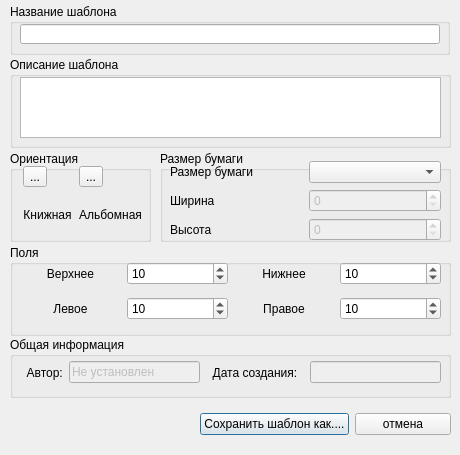
<?xml version="1.0" encoding="UTF-8"?>
<ui version="4.0">
 <class>AddTemplate</class>
 <widget class="QDialog" name="AddTemplate">
  <property name="windowModality">
   <enum>Qt::WindowModal</enum>
  </property>
  <property name="geometry">
   <rect>
    <x>0</x>
    <y>0</y>
    <width>460</width>
    <height>455</height>
   </rect>
  </property>
  <property name="windowTitle">
   <string>Создание нового пользовательского шаблона</string>
  </property>
  <property name="modal">
   <bool>true</bool>
  </property>
  <widget class="QGroupBox" name="t_descGBox">
   <property name="geometry">
    <rect>
     <x>10</x>
     <y>57</y>
     <width>441</width>
     <height>91</height>
    </rect>
   </property>
   <property name="title">
    <string>Описание шаблона</string>
   </property>
   <widget class="QWidget" name="horizontalLayoutWidget">
    <property name="geometry">
     <rect>
      <x>10</x>
      <y>20</y>
      <width>421</width>
      <height>61</height>
     </rect>
    </property>
    <layout class="QHBoxLayout" name="horizontalLayout">
     <item>
      <widget class="QPlainTextEdit" name="descTextEdit">
       <property name="centerOnScroll">
        <bool>true</bool>
       </property>
      </widget>
     </item>
    </layout>
   </widget>
  </widget>
  <widget class="QWidget" name="horizontalLayoutWidget_2">
   <property name="geometry">
    <rect>
     <x>200</x>
     <y>404</y>
     <width>251</width>
     <height>41</height>
    </rect>
   </property>
   <layout class="QHBoxLayout" name="horizontalLayout_2">
    <item>
     <widget class="QPushButton" name="addBtn">
      <property name="text">
       <string>Сохранить шаблон как....</string>
      </property>
     </widget>
    </item>
    <item>
     <widget class="QPushButton" name="cancelBtn">
      <property name="text">
       <string>отмена</string>
      </property>
     </widget>
    </item>
   </layout>
  </widget>
  <widget class="QGroupBox" name="t_nameGBox">
   <property name="geometry">
    <rect>
     <x>10</x>
     <y>4</y>
     <width>440</width>
     <height>51</height>
    </rect>
   </property>
   <property name="title">
    <string>Название шаблона</string>
   </property>
   <widget class="QLineEdit" name="t_name_lineEd">
    <property name="geometry">
     <rect>
      <x>10</x>
      <y>20</y>
      <width>420</width>
      <height>20</height>
     </rect>
    </property>
   </widget>
  </widget>
  <widget class="QGroupBox" name="groupBox_4">
   <property name="geometry">
    <rect>
     <x>10</x>
     <y>337</y>
     <width>441</width>
     <height>61</height>
    </rect>
   </property>
   <property name="title">
    <string>Общая информация</string>
   </property>
   <widget class="QWidget" name="horizontalLayoutWidget_3">
    <property name="geometry">
     <rect>
      <x>10</x>
      <y>20</y>
      <width>421</width>
      <height>31</height>
     </rect>
    </property>
    <layout class="QHBoxLayout" name="horizontalLayout_3">
     <item>
      <widget class="QLabel" name="label">
       <property name="text">
        <string>  Автор:</string>
       </property>
      </widget>
     </item>
     <item>
      <widget class="QLineEdit" name="author_lineEd">
       <property name="enabled">
        <bool>false</bool>
       </property>
       <property name="text">
        <string>Не установлен</string>
       </property>
       <property name="readOnly">
        <bool>true</bool>
       </property>
      </widget>
     </item>
     <item>
      <widget class="QLabel" name="label_3">
       <property name="text">
        <string>  Дата создания:  </string>
       </property>
      </widget>
     </item>
     <item>
      <widget class="QLineEdit" name="date_lineEd">
       <property name="enabled">
        <bool>false</bool>
       </property>
       <property name="readOnly">
        <bool>true</bool>
       </property>
      </widget>
     </item>
    </layout>
   </widget>
  </widget>
  <widget class="QGroupBox" name="page_orientGBox">
   <property name="geometry">
    <rect>
     <x>10</x>
     <y>151</y>
     <width>141</width>
     <height>91</height>
    </rect>
   </property>
   <property name="title">
    <string>Ориентация</string>
   </property>
   <widget class="QWidget" name="formLayoutWidget">
    <property name="geometry">
     <rect>
      <x>12</x>
      <y>15</y>
      <width>121</width>
      <height>71</height>
     </rect>
    </property>
    <layout class="QGridLayout" name="gridLayout_2">
     <item row="0" column="0">
      <widget class="QToolButton" name="portretBtn">
       <property name="text">
        <string>...</string>
       </property>
       <property name="icon">
        <iconset resource="images.qrc">
         <normaloff>:/portret.png</normaloff>:/portret.png</iconset>
       </property>
       <property name="iconSize">
        <size>
         <width>32</width>
         <height>32</height>
        </size>
       </property>
       <property name="checkable">
        <bool>true</bool>
       </property>
       <property name="checked">
        <bool>false</bool>
       </property>
       <attribute name="buttonGroup">
        <string>orient_BtnGroup</string>
       </attribute>
      </widget>
     </item>
     <item row="0" column="1">
      <widget class="QToolButton" name="landscapeBtn">
       <property name="text">
        <string>...</string>
       </property>
       <property name="icon">
        <iconset resource="images.qrc">
         <normaloff>:/landscape.png</normaloff>:/landscape.png</iconset>
       </property>
       <property name="iconSize">
        <size>
         <width>32</width>
         <height>32</height>
        </size>
       </property>
       <property name="checkable">
        <bool>true</bool>
       </property>
       <property name="autoRaise">
        <bool>false</bool>
       </property>
       <attribute name="buttonGroup">
        <string>orient_BtnGroup</string>
       </attribute>
      </widget>
     </item>
     <item row="1" column="0">
      <widget class="QLabel" name="p_orient_label">
       <property name="font">
        <font>
         <family>Tahoma</family>
        </font>
       </property>
       <property name="text">
        <string>Книжная</string>
       </property>
       <property name="alignment">
        <set>Qt::AlignCenter</set>
       </property>
      </widget>
     </item>
     <item row="1" column="1">
      <widget class="QLabel" name="l_orient_label">
       <property name="font">
        <font>
         <family>Tahoma</family>
        </font>
       </property>
       <property name="text">
        <string>Альбомная</string>
       </property>
       <property name="alignment">
        <set>Qt::AlignCenter</set>
       </property>
      </widget>
     </item>
    </layout>
   </widget>
  </widget>
  <widget class="QGroupBox" name="marginGBox">
   <property name="geometry">
    <rect>
     <x>10</x>
     <y>245</y>
     <width>441</width>
     <height>91</height>
    </rect>
   </property>
   <property name="title">
    <string>Поля</string>
   </property>
   <widget class="QWidget" name="gridLayoutWidget">
    <property name="geometry">
     <rect>
      <x>10</x>
      <y>11</y>
      <width>421</width>
      <height>71</height>
     </rect>
    </property>
    <layout class="QGridLayout" name="gridLayout">
     <item row="0" column="0">
      <widget class="QLabel" name="label_2">
       <property name="text">
        <string>Верхнее</string>
       </property>
       <property name="alignment">
        <set>Qt::AlignCenter</set>
       </property>
      </widget>
     </item>
     <item row="1" column="0">
      <widget class="QLabel" name="label_4">
       <property name="text">
        <string>Левое</string>
       </property>
       <property name="alignment">
        <set>Qt::AlignCenter</set>
       </property>
      </widget>
     </item>
     <item row="0" column="2">
      <widget class="QLabel" name="label_5">
       <property name="text">
        <string>Нижнее</string>
       </property>
       <property name="alignment">
        <set>Qt::AlignCenter</set>
       </property>
      </widget>
     </item>
     <item row="1" column="2">
      <widget class="QLabel" name="label_6">
       <property name="text">
        <string>Правое</string>
       </property>
       <property name="alignment">
        <set>Qt::AlignCenter</set>
       </property>
      </widget>
     </item>
     <item row="0" column="1">
      <widget class="QSpinBox" name="margin_topSpBox">
       <property name="value">
        <number>10</number>
       </property>
      </widget>
     </item>
     <item row="0" column="3">
      <widget class="QSpinBox" name="margin_bottomSBox">
       <property name="value">
        <number>10</number>
       </property>
      </widget>
     </item>
     <item row="1" column="1">
      <widget class="QSpinBox" name="margin_leftSpBox">
       <property name="value">
        <number>10</number>
       </property>
      </widget>
     </item>
     <item row="1" column="3">
      <widget class="QSpinBox" name="margin_rightSpBox">
       <property name="value">
        <number>10</number>
       </property>
      </widget>
     </item>
    </layout>
   </widget>
  </widget>
  <widget class="QGroupBox" name="page_sizeGBox">
   <property name="geometry">
    <rect>
     <x>160</x>
     <y>151</y>
     <width>291</width>
     <height>91</height>
    </rect>
   </property>
   <property name="title">
    <string>Размер бумаги</string>
   </property>
   <widget class="QWidget" name="gridLayoutWidget_3">
    <property name="geometry">
     <rect>
      <x>10</x>
      <y>10</y>
      <width>271</width>
      <height>80</height>
     </rect>
    </property>
    <layout class="QGridLayout" name="gridLayout_4">
     <item row="0" column="0">
      <widget class="QLabel" name="label_10">
       <property name="text">
        <string>Размер бумаги</string>
       </property>
      </widget>
     </item>
     <item row="0" column="1">
      <widget class="QComboBox" name="pageSizeCBox"/>
     </item>
     <item row="1" column="0">
      <widget class="QLabel" name="label_9">
       <property name="text">
        <string>Ширина</string>
       </property>
      </widget>
     </item>
     <item row="2" column="0">
      <widget class="QLabel" name="label_11">
       <property name="text">
        <string>Высота</string>
       </property>
      </widget>
     </item>
     <item row="1" column="1">
      <widget class="QSpinBox" name="p_heightSpBox">
       <property name="enabled">
        <bool>false</bool>
       </property>
      </widget>
     </item>
     <item row="2" column="1">
      <widget class="QSpinBox" name="p_widthSpBox">
       <property name="enabled">
        <bool>false</bool>
       </property>
      </widget>
     </item>
    </layout>
   </widget>
  </widget>
 </widget>
 <tabstops>
  <tabstop>t_name_lineEd</tabstop>
  <tabstop>descTextEdit</tabstop>
  <tabstop>portretBtn</tabstop>
  <tabstop>landscapeBtn</tabstop>
  <tabstop>pageSizeCBox</tabstop>
  <tabstop>margin_topSpBox</tabstop>
  <tabstop>margin_leftSpBox</tabstop>
  <tabstop>margin_bottomSBox</tabstop>
  <tabstop>margin_rightSpBox</tabstop>
  <tabstop>addBtn</tabstop>
  <tabstop>cancelBtn</tabstop>
  <tabstop>date_lineEd</tabstop>
  <tabstop>author_lineEd</tabstop>
  <tabstop>p_heightSpBox</tabstop>
  <tabstop>p_widthSpBox</tabstop>
 </tabstops>
 <resources>
  <include location="images.qrc"/>
 </resources>
 <connections>
  <connection>
   <sender>cancelBtn</sender>
   <signal>clicked()</signal>
   <receiver>AddTemplate</receiver>
   <slot>reject()</slot>
   <hints>
    <hint type="sourcelabel">
     <x>389</x>
     <y>430</y>
    </hint>
    <hint type="destinationlabel">
     <x>229</x>
     <y>231</y>
    </hint>
   </hints>
  </connection>
  <connection>
   <sender>addBtn</sender>
   <signal>clicked()</signal>
   <receiver>AddTemplate</receiver>
   <slot>accept()</slot>
   <hints>
    <hint type="sourcelabel">
     <x>261</x>
     <y>430</y>
    </hint>
    <hint type="destinationlabel">
     <x>229</x>
     <y>231</y>
    </hint>
   </hints>
  </connection>
 </connections>
 <buttongroups>
  <buttongroup name="orient_BtnGroup"/>
 </buttongroups>
</ui>
